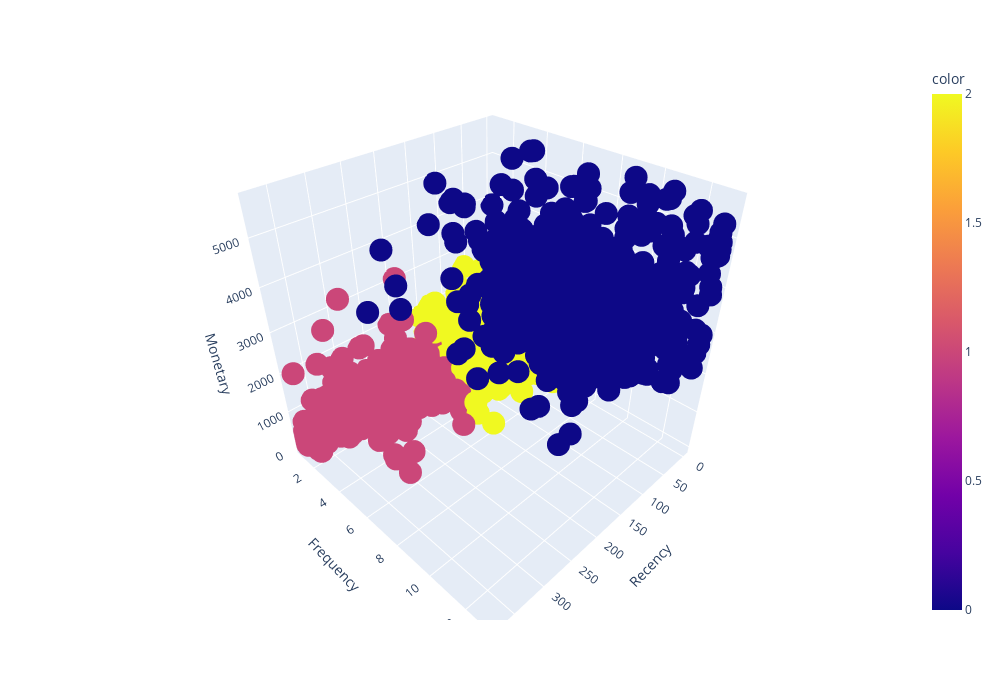

Notebook cell for this chart:
### Markdown cell above
#### Визуализация c использованием библиотеки Plotly

### Code cell
fig = px.scatter_3d(
    data_frame = cleaned_rfm,
    x = 'Recency',
    y = 'Frequency',
    z = 'Monetary',
    color = kmeans_labels,
    width=1000,
    height=700
)
fig.show()

### Figure 1 — Plotly figure (JSON) as saved in the notebook; plotly's stock layout.template omitted (floating-point values rounded to 4 significant figures; data arrays with more than 128 entries replaced by an {"elided": "..."} marker saying what was removed)
{"data": [{"hovertemplate": "Recency=%{x}<br>Frequency=%{y}<br>Monetary=%{z}<br>color=%{marker.color}<extra></extra>", "legendgroup": "", "marker": {"color": {"elided": "4044 int values"}, "coloraxis": "coloraxis", "symbol": "circle"}, "mode": "markers", "name": "", "scene": "scene", "showlegend": false, "type": "scatter3d", "x": {"elided": "4044 int values"}, "y": {"elided": "4044 int values"}, "z": {"elided": "4044 float values"}}], "layout": {"coloraxis": {"colorbar": {"title": {"text": "color"}}, "colorscale": [[0, "#0d0887"], [0.1111, "#46039f"], [0.2222, "#7201a8"], [0.3333, "#9c179e"], [0.4444, "#bd3786"], [0.5556, "#d8576b"], [0.6667, "#ed7953"], [0.7778, "#fb9f3a"], [0.8889, "#fdca26"], [1, "#f0f921"]]}, "height": 700, "legend": {"tracegroupgap": 0}, "margin": {"t": 60}, "scene": {"domain": {"x": [0, 1], "y": [0, 1]}, "xaxis": {"title": {"text": "Recency"}}, "yaxis": {"title": {"text": "Frequency"}}, "zaxis": {"title": {"text": "Monetary"}}}, "width": 1000}}
